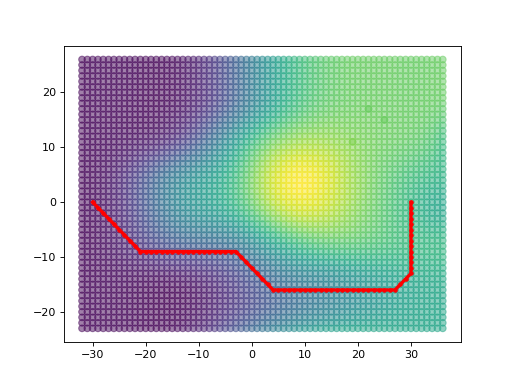

Reproduce this figure in Python.
# Repeat the process with a new graph based on different parameters and same locations
# We change the graph parameters to limit a 'step'.

# Change some graph parameters
up_step, down_step = 0.2, 0.5
# >>>
# Generate a new Graph
graph = GenerateGraph(bvh, start_point, spacing, max_nodes,
                        up_step,up_slope,down_step,down_slope,
                        max_step_connections, cores=-1)

# We now get the nodes of the new graph, and can see the number of nodes are the same.

nodes = graph.getNodes()
print(f"Graph Generated with {len(nodes.array)} nodes")
# Graph Generated with 3453 nodes

# If we now get the closest node, it is now a different index. The key here is that the limitations
# of the graph generator step size have caused certain edges to not be valid, which changed the order
# in which nodes were created.

closest_nodes = graph.get_closest_nodes(p_desired,z=False)
print("Closest Node: ", closest_nodes)
# Closest Node:  [   0 2614]
# >>>
start_id, end_id = closest_nodes[0], closest_nodes[1]
path = DijkstraShortestPath(graph, start_id, end_id)

# If we sum the costs of the path, we see it has now increased. Important to note, we did not
# change the cost type when querying the shortest path. Instead, it is the lack of edge
# connections due to the graph generator settings. While the total number of nodes are the same,
# there a missing edges, which forces the shortest path by distance to travel around the
# thresholds defined when creating the graph.

# As the cost array is numpy, simple operations to sum the total cost can be calculated
path_sum = np.sum(path['cost_to_next'])
print('Total path cost: ', path_sum)
# Total path cost:  81.42913

# Now extract the location data for the nodes and path to be plotted.

path_xyz = np.take(nodes[['x','y','z']], path['id'])
x_nodes, y_nodes, z_nodes = nodes['x'], nodes['y'], nodes['z']
x_path, y_path, z_path = path_xyz['x'], path_xyz['y'], path_xyz['z']
# >>>
# Plot the graph
plt.scatter(x_nodes, y_nodes, c=z_nodes, alpha=0.5) # doctest: +SKIP
plt.plot(x_path,y_path, c="red", marker='.',linewidth=3) # doctest: +SKIP
plt.show() # doctest: +SKIP

# Seen in the image, the path avoids the center mound as it was too steep for the graph
# generator to run on.
